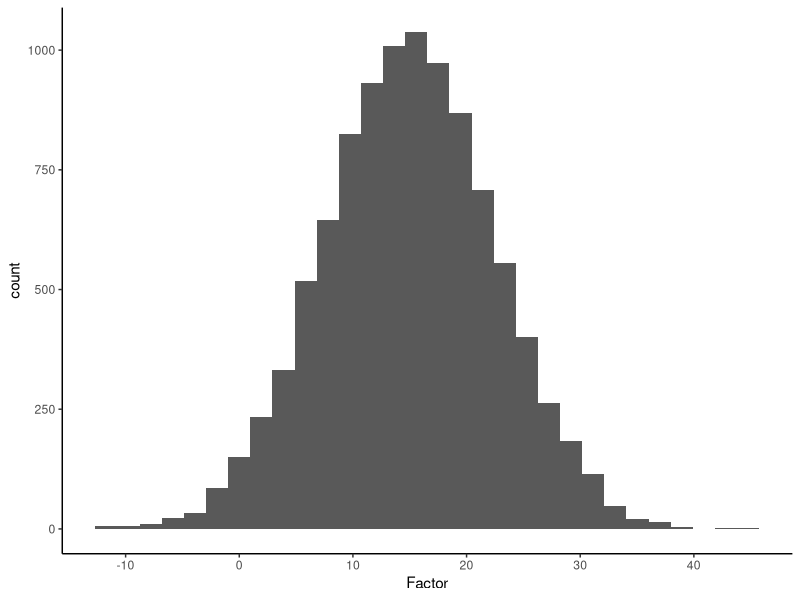
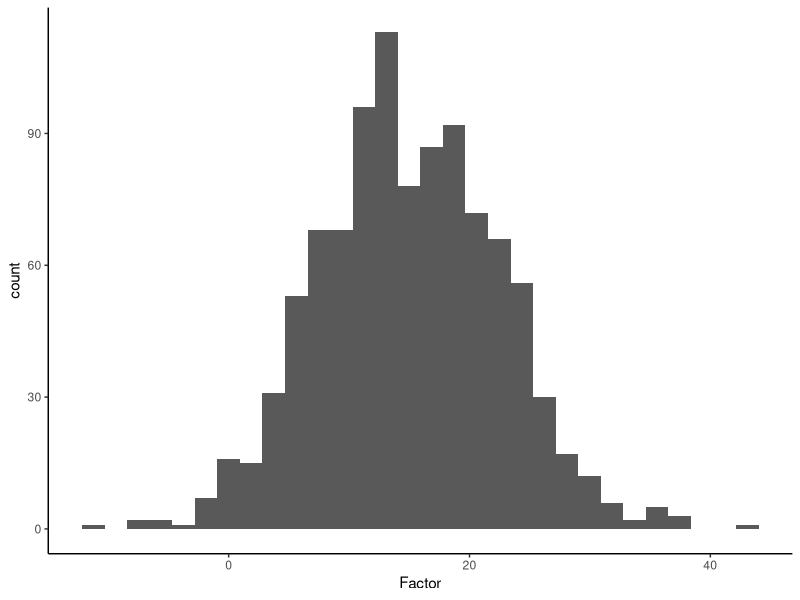
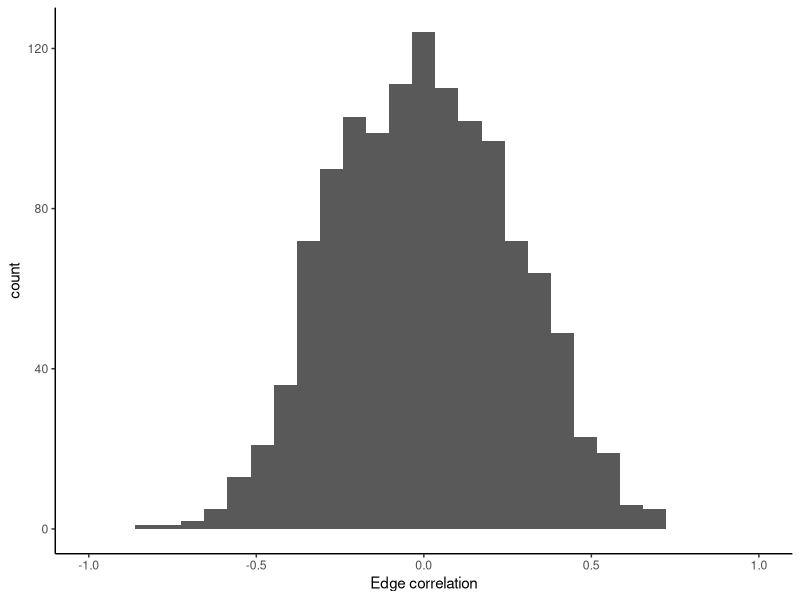

The R source for these figures, in order: (Note: a time limit stopped this script after it produced the figures.)
## ---- chunk 1
knitr::opts_chunk$set(echo = TRUE)


library(ggpubr) #Includes ggarrange
library(MASS)
library(tidyverse) #for ggplot and other data wrangling packages. Must mask MASS for select() and filter() functions 
## ---- chunk 2

#Setting the seed to the year for reproducibility.
set.seed(2022) 

#### Input variables ####

#The parameters below may be scaled to lower computation time.

nPopulation <- 10000; #sample size of our 'population'
nSample <- 1000; #sample size of our 'original sample'
nROIs <- 50; #the number of regions which we are correlating to form our edges.
nEdges <- choose(nROIs,2); #the final number of edges.
binsize <- c(25,33,50, 70, 100,135, 200, 265, 375, 525, 725, 1000); #resample size bins
iter <- 100 #Number of iterations

#### Data generation ####

#Our behavioural factor:
factor <- 15*rnorm(nPopulation, mean = 1, sd = 0.5) 

#initialise matrix with all subjects' edge-correlations.
rmats <- matrix(0, nPopulation,nEdges)

for(s in 1:nPopulation){
#Simulate time-points for each ROI. The number of timepoints here will change the standard deviation of edge-correlations due to sampling variability on random points.
m <- sapply(X = 1:nROIs, FUN = function(x) runif(15))
#We correlate the timepoints of each ROI with each other:
cors <- cor(x = m, method = "pearson")
#We're only interested in one of the off-diagonals, otherwise there'd be duplicates:
rmats[s,] <- cors[upper.tri(cors, diag = FALSE)]
}

#we name each column according to edges; e1 to e1225
colnames(rmats) <- lapply(1:nEdges, FUN = function(x) paste('e',x, sep=""))

#We collate our data now into two null-datasets
#Each matrix has a row for each subject, and a column for the factor, and each edge correlation.

NullPopulation <- cbind(factor, rmats) 

NullSample <- NullPopulation[1:nSample,]

#Here we also compute brain-behaviour associations (edge-factor correlations) for our null-population and null-sample for comparison later. Note in Marek et al. (2022) these are referred to as 'full sample corrs/pvals' shorthanded fscorrs fspvals.

NScorrs <- sapply(X=2:(nEdges+1), FUN=function(x) cor.test(NullSample[,1], NullSample[,x])$estimate)

NSpvals <- sapply(X=2:(nEdges+1), FUN=function(x) cor.test(NullSample[,1], NullSample[,x])$p.value)

NPcorrs <- sapply(X=2:(nEdges+1), FUN=function(x) cor.test(NullPopulation[,1], NullPopulation[,x])$estimate)

NPpvals <- sapply(X=2:(nEdges+1), FUN=function(x) cor.test(NullPopulation[,1], NullPopulation[,x])$p.value)


#### Data visualisation checks ####


#Population Factor histogram (across subjects):
PopFactorHist <- NullPopulation[,1] %>% as.tibble() %>%
  ggplot(aes(x=value)) +
  geom_histogram() +
  labs(x='Factor')+
  theme_classic()
  
PopFactorHist

  #Sample Factor histogram (across subjects):
  PopSampleHist <- NullSample[,1] %>% as.tibble() %>%
    ggplot(aes(x=value)) +
    geom_histogram() +
    labs(x='Factor')+
    theme_classic()
  
  PopSampleHist

#Edge correlations histogram (for one example subject):
EdgeHist <- NullPopulation[2,2:(nEdges+1)] %>% as.tibble() %>%
  ggplot(aes(x=value)) +
  geom_histogram() +
  xlim(-1,1) +
  labs(x='Edge correlation')+
  theme_classic()
  
EdgeHist

## ---- chunk 3
#Here we emulate Marek et al.'s (2022) 'abcd_edgewise_correlation_iterative_reliability_single_factor.m' in R

#### Funciton Definition ####

# Input # 
#binsize defined in the previous chunk.
#iter also defined in the previous chunk.
data <- NullSample # the input will look like our datasets generated above.

rwr.edgewise.corrs <- function(data, binsize, iter){
  
  data <- as.matrix(data) #make matrix for numeric indexing.
  nEdges <- (dim(data)[2]-1) #extract number of edges from dataset
  nSubjects <- dim(data)[1] #extract number of subjects from dataset
  
  #Initialise data matrices; we want to output a 3-dimensional matrix, with size [nEdges x nIterations x nBins]
  corrs <-array(0, c(nEdges, iter, length(binsize)))
  pvals <-array(0, c(nEdges, iter, length(binsize)))
  
  for(i in 1:iter){
  for(b in 1:length(binsize)){
    #We resample by indexing; this is done with replacement.
    idx <- sample(c(1:nSubjects), binsize[b], replace=TRUE)  
    resample <- data[idx,]
    
    #We then calculate edge-behaviour pvalues and correlations
    
    #Over the list of all edges we perform correlations with the behavioural factor across the resample subjects;we extract pvalues and correlations as lists.
    
    temp_Pearson <- sapply(X=2:(nEdges+1), FUN=function(X) cor.test(resample[,1], resample[,X])[3:4]) #Performing correlations list-wise and outputting a string with [3] pvalues and [4] estimates, which is 2*nEdges long, with pvalues on odd rows and correlations on even rows:
    
     pvals[,i,b] <- sapply(X=1:(nEdges), FUN=function(X) as.numeric(temp_Pearson[2*X-1]))
    
   corrs[,i,b] <- sapply(X=1:(nEdges), FUN=function(X) as.numeric(temp_Pearson[2*X]))  

  }
  }
  
  out <- list()
  
  out$corrs <- corrs
  out$pvals <- pvals
  out$example <- resample
    
  return(out)
}

#### Calculating edgewise correlations ####
NullSampleOut <- rwr.edgewise.corrs(NullSample, binsize, iter)

NullPopulationOut <- rwr.edgewise.corrs(NullPopulation, binsize, iter)

## ---- chunk 4
#We compare an original sample to a resample with replacement (up to full sample size); here we scatter a single edge against behavioural factors

os_scatter <- NullSample %>% as.tibble() %>% dplyr::select(factor, e1) %>%
  ggplot(aes(x=factor, y=e1)) +
  geom_point(colour=4, alpha=0.3) +
  geom_smooth(method=lm, colour="black", se=FALSE)+
  labs(title="Original Sample, N=1,000", y="Edge 1 connectivity", x="Behavioural factor")+
  stat_cor(method="pearson")+
  ylim(-1,1)+
  theme_classic()

rs_scatter <- NullSampleOut$example %>% as.tibble() %>% select(factor, e1) %>%
  ggplot( aes(x=factor, y=e1)) +
  geom_point(colour=4, alpha=0.3) +
  geom_smooth(method=lm, colour="black", se=FALSE)+
  labs(title="Resample, N=1,000", y="Edge 1 connectivity", x="Behavioural factor")+
  stat_cor(method="pearson")+
  ylim(-1,1)+
  theme_classic()
  

figure1<-ggarrange(os_scatter, rs_scatter, nrow=1, labels=c('a','b'))

ggsave('Fig1.png', 
       (figure1),bg='transparent',  width = 20, height = 10, dpi = 900, units = "cm", device='png')


ResampleUnique <- NullSampleOut$example %>% as.tibble() %>% select(e1) %>% unique()

prop_distinct<-dim(ResampleUnique)[1]/1000
prop_duplicate <- 1-prop_distinct


## ---- chunk 5
#Comparing orignial sample to a resample with replacement (up to full sample size); plotting a histogram of a single edge across all subjects, a histogram for 

#Original sample (simulated null-sample)
os_edgeHist  <- NullSample %>% as.tibble() %>% select(e1) %>%
  ggplot(aes(x=e1)) +
  geom_histogram(binwidth = 0.1, colour="black", fill=4, alpha=0.5) +
  xlim(-1,1) +
  ylim(0,150)+
  labs(subtitle="Original Sample, N=1,000", x="Edge 1 connectivity", y="Frequency")+
  theme_classic()

os_corrsHist  <- NScorrs %>% as.tibble() %>%
  ggplot(aes(x=value)) +
  geom_histogram(colour="black", fill=4, alpha=0.5, binwidth=0.01) +
  labs(subtitle="Original Sample, N=1,000", x="brain-behaviour correlation", y="Frequency")+
   coord_cartesian(xlim = c(-0.15,0.15), ylim=c(0,150))+
  stat_function(fun = function(x) dnorm(x, mean = mean(NScorrs), sd = sd(NScorrs)) * 12.25)+
  theme_classic()

os_pvalHist  <- NSpvals %>% as.tibble() %>%
  ggplot(aes(x=value)) +
  geom_histogram(binwidth = 0.01, colour="black", fill=4, alpha=0.5, size=0.2) +
  labs(subtitle="Original Sample, N=1,000", x="brain-behaviour p-value", y="Frequency")+
  coord_cartesian(xlim = c(0,1), ylim=c(0,50))+
  theme_classic()


#Resample
rs_edgeHist <- NullSampleOut$example %>% as.tibble() %>% select(e1) %>%
  ggplot(aes(x=e1)) +
  geom_histogram(binwidth = 0.1, colour="black", fill=4, alpha=0.5) +
  xlim(-1,1) +
  labs(subtitle="Resample, N=1,000", x="Edge 1 connectivity", y="Frequency")+
  theme_classic()

rs_corrsHist  <- NullSampleOut$corrs[,iter,length(binsize)] %>% as.tibble() %>%
  ggplot(aes(x=value)) +
  geom_histogram(binwidth = 0.01, colour="black", fill=4, alpha=0.5) +
  labs(subtitle="Resample, N=1,000", x="brain-behaviour correlation", y="Frequency")+
   coord_cartesian(xlim = c(-0.15,0.15), ylim=c(0,150))+
  stat_function(fun = function(x) dnorm(x, mean = mean(NScorrs), sd = sqrt(sd(NScorrs)^2+sd(NullSampleOut$corrs[1, ,length(binsize)])^2) ) * nEdges * 0.01) + #Note this is scaled by number of edges * binwidth
  theme_classic()

rs_pvalHist  <-NullSampleOut$pvals[,iter,length(binsize)] %>% as.tibble() %>%
  ggplot(aes(x=value)) +
  geom_histogram(binwidth = 0.01, colour="black", fill=4, alpha=0.5, size=0.2) +
  coord_cartesian(xlim = c(0,1), ylim=c(0,50))+
  labs(subtitle="Resample, N=1,000", x="brain-behaviour p-value", y="Frequency")+
  theme_classic()

figure2 <- ggarrange(os_edgeHist, os_corrsHist, os_pvalHist, rs_edgeHist, rs_corrsHist, rs_pvalHist, nrow=2, ncol=3, labels=c("a","b","c","d","e","f"))


ggsave('Fig2.png', 
       (figure2),bg='transparent',  width = 20, height = 10, dpi = 900, units = "cm", device='png')

#Reporting mean and standard distribution

 fit_os_edges <- NullSample %>% as.tibble() %>% select(e1) %>% as.matrix %>% MASS::fitdistr('normal')
 
 fit_os_edges$estimate

 
 fit_rs_edges <- NullSampleOut$example %>% as.tibble() %>% select(e1) %>% as.matrix %>% MASS::fitdistr('normal')
 
 fit_rs_edges$estimate
 
  fit_os_corrs <- NScorrs %>% MASS::fitdistr('normal')
 
 fit_os_corrs$estimate

 
 fit_rs_corrs <- NullSampleOut$corrs[,iter,length(binsize)] %>% MASS::fitdistr('normal')
 
 fit_rs_corrs$estimate
## ---- chunk 6

#comparing how one edge is distributed across iterations for resampling from null-sample vs resampling from null-population

max<-which(NScorrs==max(NScorrs))

max_np<-which(NPcorrs==max(NPcorrs))

NSedgeIterHist <- NullSampleOut$corrs[max, ,length(binsize)] %>% as.tibble() %>%
  ggplot(aes(x=value)) +
  geom_histogram(colour="black", fill=4, alpha=0.5, binwidth=0.01) +
  geom_vline(xintercept=NScorrs[max])+
  stat_function(fun = function(x) dnorm(x, mean = mean(NullSampleOut$corrs[max, ,length(binsize)]), sd = sd(NullSampleOut$corrs[max, ,length(binsize)]) ) * iter * 0.01) + #note this is scaled by number of iterations * binwidth
  geom_text(aes(NScorrs[max],18,label = paste("r =",round(NScorrs[max],3)), vjust = 1, hjust=-.2)) +
  labs(subtitle="Null-sample resampling N=1,000", x=paste("brain-behaviour correlation", max), y="Frequency")+
  coord_cartesian(xlim = c(-0.2,0.2), ylim=c(0,20))+
  theme_classic()


NPedgeIterHist <- NullPopulationOut$corrs[max_np, ,length(binsize)] %>% as.tibble() %>%
  ggplot(aes(x=value)) +
   geom_histogram(colour="black", fill=4, alpha=0.5, binwidth=0.01) +
    geom_vline(xintercept=NPcorrs[max_np])+
  geom_text(aes(NPcorrs[max_np],18,label = paste("r =",round(NPcorrs[max_np],3)), vjust = 1, hjust=-.2)) +
  labs(subtitle="Null-population resampling N=1,000",  x=paste("brain-behaviour correlation", max_np), y="Frequency")+
   coord_cartesian(xlim = c(-0.2,0.2), ylim=c(0,20))+
  theme_classic()


figure3 <- ggarrange(NSedgeIterHist, NPedgeIterHist, labels=c('a','b'))

ggsave('Fig3.png', 
       (figure3),bg='transparent',  width = 20, height = 8, dpi = 900, units = "cm", device='png')
## ---- chunk 7
#Simulating non-Gaussian data through copulas - adapting https://uk.mathworks.com/help/stats/simulating-dependent-random-variables-using-copulas.html 

#The idea of a copula is to use a cumulative distribution function as a map between a uniform distribution and a given distribution. It has been shown that this map conserves covariation [CITE], allowing us to generate uniformly distributed multivariate data with specified covariance through normal or t-distributions. Here we simulate coviariance via a normal distribution, following https://www.r-bloggers.com/2015/10/modelling-dependence-with-copulas-in-r/, and marginal distributions using our previously simulated data.


#Similar to our null-population and null-sample simulation, we generate the correlations for the null-population (N=10,000) and then take a subset of these for our null-sample (N=1,000).


#Input: Most input is taken from our null-data simulations.

rho1 <- 0.2 #Size of the first 'true' effect size
rho2 <- 0.4 #Size of the second 'true' effect size
nTrue <- 1+100 #Number of true effects simulated.1 behavioural factor + 100 edges resulting in 100 'true' brain-behaviour effects.


#Generating uniform multivariate data from a t-distribution

#Scale Matrices generated below:

#Notice these must be positive-definite symmetric matrices, but also having effect sizes in the first row and first column (if our first variable represents behavioural factors). This is most easily achieved by simply letting every off-diagonal be the effect size, although we note that then edges will technically covary with each other, but this will not concern our analysis.


covMat1 <- matrix(rho1, nTrue,nTrue)
covMat2 <- matrix(rho2, nTrue, nTrue)

#inserting 1s along the diagonals:
for(i in 1:nTrue){
  covMat1[i,i] <-1
  covMat2[i,i] <-1
}

#Generating multivariate data, normally distributed:
z1 <- MASS::mvrnorm(nPopulation, mu=rep(0,nTrue), Sigma=covMat1, empirical=T)

z2 <- MASS::mvrnorm(nPopulation, mu=rep(0,nTrue), Sigma=covMat2, empirical=T)

u1<- pnorm(z1) #Mapping normally distributed data to uniform data.

u2<- pnorm(z2) #Mapping normally distributed data to uniform data.

hist(u1[1]) #Check uniformity is as expected.
hist(u2[1])

#Initialise our copula sample multivariate data:
copula1 <- array(0, c(nPopulation, nTrue))
copula2 <- array(0, c(nPopulation, nTrue))

for (v in 1:nTrue){
  invEDF<-sort(NullPopulation[,v]) #Empirical (cumulative) distribution function from our simulated data. 
copula1[,v] <- invEDF[ceiling(length(invEDF)*u1[,v])] #Send data generated through inverse CDF and empirical CDF
copula2[,v] <- invEDF[ceiling(length(invEDF)*u2[,v])] #Send 
}

colnames(copula1) <- colnames(NullPopulation[,1:nTrue])
colnames(copula2) <- colnames(NullPopulation[,1:nTrue])

#Finally we collate the covarying data with our random samples so that only a proportion of effects are random.

copulaPopulation1 <- cbind(copula1,NullPopulation[,(nTrue+1):(nEdges+1)])

copulaPopulation2 <- cbind(copula2,NullPopulation[,(nTrue+1):(nEdges+1)])

copulaSample1 <- copulaPopulation1[1:1000,]

copulaSample2 <- copulaPopulation2[1:1000,]


##Supplementary? figure of scattered effect
cs1_scatter <- copulaSample1 %>% as.tibble() %>% select(factor, e1) %>%
  ggplot( aes(x=factor, y=e1)) +
  geom_point(colour=4, alpha=0.3) +
  geom_smooth(method=lm, colour="black", se=FALSE)+
  labs(title="Original Sample, N=1,000", y="Edge 1 connectivity", x="Behavioural factor")+
  stat_cor(method="pearson")+
  ylim(-1,1)+
  theme_classic()

cs2_scatter <- copulaSample2 %>% as.tibble() %>% select(factor, e1) %>%
  ggplot( aes(x=factor, y=e1)) +
  geom_point(colour=4, alpha=0.3) +
  geom_smooth(method=lm, colour="black", se=FALSE)+
  labs(title="Original Sample, N=1,000", y="Edge 1 connectivity", x="Behavioural factor")+
  stat_cor(method="pearson")+
  ylim(-1,1)+
  theme_classic()


ggarrange(cs1_scatter,cs2_scatter) #Visualising effect sizes in scatter plots


#We now also calculate brain-behaviour correlations for our population and sample:

cs1corrs <- sapply(X=2:(nEdges+1), FUN=function(x) cor.test(copulaSample1[,1], copulaSample1[,x])$estimate)
  
cs1pvals <- sapply(X=2:(nEdges+1), FUN=function(x) cor.test(copulaSample1[,1], copulaSample1[,x])$p.value)

cs2corrs <- sapply(X=2:(nEdges+1), FUN=function(x) cor.test(copulaSample2[,1], copulaSample2[,x])$estimate)
  
cs2pvals <- sapply(X=2:(nEdges+1), FUN=function(x) cor.test(copulaSample2[,1], copulaSample2[,x])$p.value)

cp1corrs <- sapply(X=2:(nEdges+1), FUN=function(x) cor.test(copulaPopulation1[,1], copulaPopulation1[,x])$estimate)
  
cp1pvals <- sapply(X=2:(nEdges+1), FUN=function(x) cor.test(copulaPopulation1[,1], copulaPopulation1[,x])$p.value)

cp2corrs <- sapply(X=2:(nEdges+1), FUN=function(x) cor.test(copulaPopulation2[,1], copulaPopulation2[,x])$estimate)
  
cp2pvals <- sapply(X=2:(nEdges+1), FUN=function(x) cor.test(copulaPopulation2[,1], copulaPopulation2[,x])$p.value)


#And perform the iterative resampling with replacement
cs1out<- rwr.edgewise.corrs(copulaSample1, binsize, iter)

cs2out<- rwr.edgewise.corrs(copulaSample2, binsize, iter)

cp1out<- rwr.edgewise.corrs(copulaPopulation1, binsize, iter)

cp2out<- rwr.edgewise.corrs(copulaPopulation2, binsize, iter)


## ---- chunk 8

#Here we are adapting Marek et al.'s 2022 'abcd_statistical_errors.m' file to R

#VARIABLES#

ogpvals <- NSpvals #original sample or population correlations we check against. We code with null sample data as an example.
ogcorrs <- NScorrs
rwrout <- NullSampleOut #input to the function will be the output of rwr.edgewise.corrs, this should be in correspondence with the data chosen above.
thr <- c(.05, .01, .001, .0001, .00001, .000001, .0000001) #significance thresholds, ranging from .05 to 10^-7
mag <- c(0.5, 1, 2) #magnitudes of inflation; 50%, 100%, and 200% as in Marek et al. (2022) fig 3b.

#Function definition#

statErrors <- function(ogpvals, ogcorrs, rwrout, thr, mag){#admittedly too many inputs, but 
  #Initialise matrices
  
  type1<- array(0,c(dim(rwrout$corrs)[3],length(thr))) #nResampleSizeBins x nThresholds
  type2 <- type1 #Same dimensions as type1
  power <- type1 #Same dimensions as type1
  typeS <- type1 #Same dimensions as type1
  typeM <- array(0, c(dim(rwrout$corrs)[3],length(thr),length(mag)))
  
  for (a in 1:length(thr)){ #Looping over our thresholds
    sigidx<-c() #initialise our significant edge index
    sigidx <- ogpvals < thr[a] #Find significant brain-behaviours in original sample according to a given threshold.
    diridx <- c() #initialise our direction index
    diridx <- ogcorrs > 0 #positive correlations are TRUE (1) and negative are FALSE (0)
  
      for (b in 1:dim(rwrout$pvals)[3]){ #Looping over the resample size bins
type1[b,a] <- sum(rwrout$pvals[!sigidx, ,b]<thr[a])/(iter*sum(!sigidx)) #proportion of originially non-significant edges which are significant in the resample, averaged over all iterations.
        
type2[b,a] <- sum(rwrout$pvals[sigidx,,b]>=thr[a])/(iter*sum(sigidx)) #proportion of originally significant edges which are non-significant in the resample, averaged over all iterations. Note this returns NaN when no edges pass the iteration threshold in the original sample.
   
power[b,a] <- 1-type2[b,a] #power = 1-false negative rates

typeS[b,a] <- (sum(rwrout$corrs[diridx,,b]<0)/(iter*sum(diridx)) + sum(rwrout$corrs[!diridx,,b]>0)/(iter*sum(!diridx)))/2 #Proportion of of correlations with opposite correlation sign in the resample versus original sample. (here we average over positive -> negative and negative -> positive, and across all iterations)

#### the next 'statistical errors' require more work: ####

for (m in 1:length(mag)){#Inflation (Type M) requires another 'for' loop over the inflation magnitude thresholds
  still_sig <- rwrout$pvals[sigidx, ,b]<thr[a] #For each originially significant correlation, extract only those significant in the resamples; across iterations for a given resample size bin.
resigcorrs <- rwrout$corrs[sigidx, ,b][still_sig] # a string of correlations which are significant again across all iterations of a resample size

ogresigcorrs <- replicate(iter, as.numeric(ogcorrs[sigidx]))[still_sig] # a string of correlations in the original sample which correspond to those significant again in each iteration for a given resample size bin. 

ifelse(length(ogresigcorrs)==0,ogresigcorrs<-NA, ogresigcorrs<-ogresigcorrs)  #when there are no significant correlations in any of the resample iterations, R returns numeric(0) instead of NaN. Similarly when there are no significant correlations in the original sample (under a given threshold) ogresigcorrs returns list(). In both cases the length is 0, so we fix this here for the code below.


typeM[b,a,m] <-sum(abs(resigcorrs)>abs(ogresigcorrs*(1+mag[m])))/length(resigcorrs) #proportion of correlations which are significant both originally and in the resample (according to significance threshold alpha) and inflated (according to inflation threshold given by magnitude) averaged over iterations for each resample size bin.
}

#We calculate replication rates (as in Marek et al. 2022 fig 3.e) in the next chunk as these require iterative resampling again and are very time consuming. 

      }
  }
  out<- list()
  
  out$type1 <- type1
  out$type2 <- type2
  out$power <- power
  out$typeS <- typeS
  out$typeM <- typeM
  out$repli <- NA #This is calculated later, see below.
  return(out)
}


## Calculating statistical errors (SE) ##
NullSampleSE <- statErrors(NSpvals, NScorrs, NullSampleOut, thr, mag)
NullPopulationSE <- statErrors(NPpvals, NPcorrs, NullPopulationOut, thr, mag)
cs1SE <-statErrors(cs1pvals, cs1corrs, cs1out, thr, mag)
cs2SE <- statErrors(cs2pvals, cs2corrs, cs2out, thr, mag)
cp1SE <-statErrors(cp1pvals, cp1corrs, cp1out, thr, mag)
cp2SE <- statErrors(cp2pvals, cp2corrs, cp2out, thr, mag)
## ---- chunk 9

#Variables 


  
ogsample <- NullSample #Original sample, used for replication rate graph.
repli_binsize <- c(25, 33, 50, 70, 100, 135, 200, 265, 375, 500) #Cutting binsize 'short' at 500, or whichever is half of the original sample size. May need adjusting.
thr <- c(.05, .01, .001, .0001, .00001, .000001, .0000001) #significance thresholds, ranging from .05 to 


#Function definition#
repli_rate <- function(ogsample, repli_binsize, thr){

#Initialise output 
out <- array(0,c(length(repli_binsize),length(thr))) #an nBinsize X nThr matrix; we have an estimate for each binsize, and draw a line for each threshold.
  
#Replication rate requires performing binsize iterations again, now on a discovery and replication sample; we split our original sample in half; calculate correlations and p-values. Then on each sample we perform the resampling up to half the sample size.

discovery <- ogsample[1:(dim(ogsample)[1]/2),]
replication <- ogsample[(dim(ogsample)[1]/2+1):dim(ogsample)[1],]

#We now need to calculate 'original sample' correlations for our discovery and replication sample.
disco_corrs <- sapply(X=2:(nEdges+1), FUN=function(x) cor.test(discovery[,1], discovery[,x])$estimate)

disco_pvals <- sapply(X=2:(nEdges+1), FUN=function(x) cor.test(discovery[,1], discovery[,x])$p.value)

repli_corrs <- sapply(X=2:(nEdges+1), FUN=function(x) cor.test(replication[,1], replication[,x])$estimate)

repli_pvals <- sapply(X=2:(nEdges+1), FUN=function(x) cor.test(replication[,1], replication[,x])$p.value)

#we then perform iterative resampling with replacement at each repli_binsize, calculating p-values and correlations for these:

disco_rwr <- rwr.edgewise.corrs(discovery, repli_binsize, iter)
repli_rwr <- rwr.edgewise.corrs(replication, repli_binsize, iter)

discovery_sig_idx <- array(0, dim = c(100,2)) #initialise matrix  

for (a in 1:length(thr)){ #Looping over our thresholds

  for (b in 1:length(repli_binsize)){ #Looping over the resample size bins

discovery_sig_idx <- disco_rwr$pvals[, , b] < thr[a]

out[b,a] <- sum( (repli_rwr$pvals[ , ,b])[discovery_sig_idx] < thr[a] )/(sum(discovery_sig_idx)) #proportion of originially non-significant edges which are significant in the resample, averaged over all iterations.
      }

    }

return(out)

}

NullSampleSE$repli <- repli_rate(NullSample, repli_binsize, thr)


## ---- chunk 10
#Here we visualise consequences of resampling with replacement on statistical power.

dataSE<-NullSampleSE

power_figure <- function(dataSE){
  
  colnames(dataSE$power) <- thr
  
  wrangle <- dataSE$power %>%
    as.tibble() %>% #tibble for ggplot 
    pivot_longer(cols= colnames(dataSE$power), names_to = 'alpha', values_to='power') %>% #allows grouping by significance thresholds
    mutate(resize = rep(binsize[1:12], each=length(thr)), alpha=factor(alpha, levels=thr)) %>% #Add a column for resample size bins (our x-axis)
    group_by(alpha) #group_by for distinct lines.
  
  out <- wrangle %>% ggplot() + 
  geom_line(aes(x=resize, y=power, colour=alpha)) + 
  theme_classic() + 
  scale_y_continuous(limits=c(0,1),breaks=c(0,0.1,0.2, 0.3, 0.4, 0.5, 0.6, 0.7,0.8,0.9,1), labels=c('0%','10%','20%','30%','40%','50%', '60%', '70%', '80%','90%','100%'))+ 
  scale_x_continuous(breaks=binsize, trans='log10') + scale_fill_discrete(labels=thr) + labs(y='Statistical Power', x='Resample size (log scale)', colour='\U003B1') +
  scale_colour_brewer(palette='Blues', labels=c(expression(paste(0.05))," "," "," "," ",expression(paste(10^{-7}))))+ 
  guides(colour = guide_coloursteps(even.steps=TRUE, show.limits=FALSE,direction= 'horizontal',reverse=0, barheight = unit(0.3, "cm"), barwidth=unit(2.1,"cm"),label.position='top', title.position="top", title="\U003B1 (threshold)"))+theme(legend.position=c(0.17,0.35))
  return(out)
}

#Generate figures:
NSpower<-power_figure(NullSampleSE) + labs(subtitle=paste('\U03C1=0 N=',nSample, sep=""))
NPpower<-power_figure(NullPopulationSE)  + labs(subtitle=paste('\U03C1=0 N=',nPopulation, sep=""))
CS1power<- power_figure(cs1SE)+ labs(subtitle=paste('\U03C1=0.2 N=',nSample, sep=""))
CS2power<- power_figure(cs2SE) + labs(subtitle=paste('\U03C1=0.2 N=',nSample, sep=""))
CP1power<- power_figure(cp1SE)  + labs(subtitle=paste('\U03C1=0.4 N=',nPopulation, sep=""))
CP2power<- power_figure(cp2SE) + labs(subtitle=paste('\U03C1=0.4 N=',nPopulation, sep=""))

#We also plot the differences:
diff0<-list()
diff1<-list()
diff2<- list() #initialise figure input
diff0$power <- NullSampleSE$power - NullPopulationSE$power
diff1$power <- cs1SE$power-cp1SE$power
diff2$power <- cs2SE$power-cp2SE$power

diff0power <-power_figure(diff0)+ labs(subtitle='\U03C1 = 0, difference')
diff1power <-power_figure(diff1)+ labs(subtitle='\U03C1 = 0.2, difference')
diff2power <-power_figure(diff2)+ labs(subtitle='\U03C1 = 0.4, difference')

figure4 <- ggarrange(
NSpower+labs(title=" \n "), NPpower+labs(title=" \n "), diff0power+labs(title=" \n "),
CS1power, CP1power, diff1power+scale_y_continuous(limits=c(-0.2,0.8),breaks=c(-0.2,-0.1,0,0.1,0.2, 0.3, 0.4, 0.5, 0.6, 0.7,0.8), labels=c('-20%','-10%','0%','10%','20%','30%','40%','50%', '60%', '70%', '80%')),
CS2power, CP2power,diff2power+scale_y_continuous(limits=c(-0.2,0.8),breaks=c(-0.2,-0.1,0,0.1,0.2, 0.3, 0.4, 0.5, 0.6, 0.7,0.8), labels=c('-20%','-10%','0%','10%','20%','30%','40%','50%', '60%', '70%', '80%')),
nrow=3,ncol=3, common.legend=FALSE, labels=c('Resampling from sample:\n a','Resampling from population:\n b',"Bias inferred from differences:\n c", 'd','e','f','g','h','i')
)

ggsave('Fig4.png', 
       (figure4),bg='transparent',  width = 35, height = 25, dpi = 900, units = "cm", device='png')


## ---- chunk 11
#Shamelessly referring to wikipedia here: https://en.wikipedia.org/wiki/Student%27s_t-distribution
#Valuable resource for understanding how this distribution is related (approaching as N grows) to the Gaussian distribution.

#For our adjusted p-value, we 'manually' calculate p-values according to the resample null-distribution for a given original sample size and resample size.

#Here's a small walk-through before implementing this in our adjusted resampling-with-replacement pearson correlations.
n <- 1000 #original full sample size
nr <- 1000 #an example resample size

distributions_plot <- function(n, nr){


primary_dist <- function(x){(1-x^2)^((n-4)/2)/beta(1/2,(n-2)/2)} #exact null-distribution of Pearson correlations on n points (sample size). 'RED' in the graph below

secondary_dist <- function(x){(1-x^2)^((nr-4)/2)/beta(1/2,(nr-2)/2)} #exact null-distribution of Pearson correlation on nr points (resample size). 'BLUE' in the graph below; may completely cover the red primary distribution.

primary_var_int <- function(x){x^2*((1-x^2)^((n-4)/2)/beta(1/2,(n-2)/2))}#variance given by the integral of (x^2-mean)*f(x), here the mean is 0.  

secondary_var_int <- function(x){x^2*((1-x^2)^((nr-4)/2)/beta(1/2,(nr-2)/2))} #as above, now for our secondary distribution, based on the resample size nr.

var1 <- integrate(primary_var_int, -1,1)$value #variance of a continuous function, namely the probability distribution of Pearsons on n points.

var2 <- integrate(secondary_var_int, -1,1)$value #variance of a continuous function, namely the probability distribution of Pearsons on nr points.

PDF <- function(x){dnorm(x, mean=0, sd=sqrt(var1+var2))} #our resulting probability density function (distribution), whenever the secondary distributions are nested within the first distribution, modelled via a Gaussian. 'BLACK' in the graph below.

#p <- 2*integrate(PDF, abs(r), Inf)$value #p-value of example r given above.

sd_prop <- sqrt(var2)/sqrt(var1+var2) #standard deviation of resample as a proportion of the resulting distribution.

ggplot()+ 
  stat_function(fun=PDF, colour='black', alpha=1)+
  stat_function(fun=primary_dist, colour='red', alpha=0.5)+
  stat_function(fun=secondary_dist, colour='blue', alpha=0.5)+
  xlim(-.2,.2)+
  labs(subtitle=paste("sample size = ", n, ", resample size = ", nr, sep = ""), x="correlation", y="frequency")+
  theme_classic()
}

test <- ggarrange(distributions_plot(1000,100),distributions_plot(1000,500),distributions_plot(1000,1000), nrow=1)

ggsave('ExtFig3.png', 
       test,bg='transparent',  width = 35, height = 10, dpi = 900, units = "cm", device='png')


## We animate this in a separate Rmarkdown file.
## ---- chunk 12
##### FUNCTION DEFINITION  ####

adj.rwr.edgewise.corrs <- function(data, binsize, iter){
  
  data <- as.matrix(data) #make matrix for numeric indexing.
  nEdges <- (dim(data)[2]-1) #extract number of edges from dataset
  nSubjects <- dim(data)[1] #extract number of subjects from dataset
  
  #Initialise data matrices; we want to output a 3-dimensional matrix, with size [nEdges x nIterations x nBins]
  corrs <-array(0, c(nEdges, iter, length(binsize)))
  pvals <-array(0, c(nEdges, iter, length(binsize)))
  ts <-array(0, c(nEdges, iter, length(binsize)))
  vals <-array(0, c(nEdges, iter, length(binsize)))
  

  for(b in 1:length(binsize)){
      for(i in 1:iter){
    #We resample by indexing; this is done with replacement.
    idx <- sample(c(1:nSubjects), binsize[b], replace=TRUE)  
    resample <- data[idx,]
    
    #We then calculate edge-behaviour pvalues and correlations
    
    #Over the list of all edges we perform correlations with the behavioural factor across the resample subjects;we extract pvalues and correlations as lists.
    
    temp_Pearson <- sapply(X=2:(nEdges+1), FUN=function(X) cor.test(resample[,1], resample[,X])[3:4]) #Performing correlations list-wise and outputting a string with [3] pvalues and [4] estimates, which is 2*nEdges long, with pvalues on odd rows and correlations on even rows:
    
   corrs[,i,b] <- sapply(X=1:(nEdges), FUN=function(X) as.numeric(temp_Pearson[2*X]))  

#Manual adjusted p-values. We know the exact distribution of random pearson correlations and can find the variance of these. We then sum their variance to obtain an adjusted gaussian null distribution, adj_null.  Then we compute p-values via p=2*P(|t|>T) where T is the resulting null-distribution after resampling with replacement.

n_exact_sd_int <- function(x){x^2*((1-x^2)^((nSubjects-4)/2)/beta(1/2,(nSubjects-2)/2))}

nr_exact_sd_int <- function(x){x^2*((1-x^2)^((binsize[b]-4)/2)/beta(1/2,(binsize[b]-2)/2))}

var1 <- integrate(n_exact_sd_int, -1,1)$value

var2 <- integrate(nr_exact_sd_int, -1,1)$value

adj_null <- function(x){dnorm(x, mean=0, sd=sqrt(var1+var2))} #our resulting probability density function
r <- 0.1 #a given correlation
p <- integrate(PDF, abs(r), Inf) #p-value

for (e in 1:nEdges){
 pvals[e,i,b]<- 2*integrate(adj_null, abs(corrs[e,i,b]), Inf)$value #two-tailed p-value.
}


    }
  }

  out <- list()
  
  out$corrs <- corrs
  out$pvals <- pvals
  out$example <- resample
    
  return(out)
}


AdjNullSampleOut <- adj.rwr.edgewise.corrs(NullSample,binsize,iter)
## ---- chunk 13

#Resample with replacement with corrected p-values: Null Sample
NullSampleAdj <- adj.rwr.edgewise.corrs(NullSample,binsize,iter)



SEadjNS <- statErrors(NSpvals, NScorrs, AdjNullSampleOut, thr, mag)

adj_NS_type1_fig <- type1_figure(SEadjNS)
adj_NS_type2_fig <- type2_figure(SEadjNS)
adj_NS_typeS_fig <- typeS_figure(SEadjNS)
adj_NS_typeM_fig <- typeM_figure(SEadjNS)
adj_NS_power_fig <- power_figure(SEadjNS)


adj_NS_repli_fig <- repli_figure(SEadjNS)


#True effect adjusted p-values 
trueNSadj <- adj.rwr.edgewise.corrs(copulaSample1, binsize, iter) #our copula sample with 100 edges true effect size 0.2 . 
trueCS2adj <-adj.rwr.edgewise.corrs(copulaSample2, binsize, iter) #our copula sample with 100 edges true effect size 0.4 .

SEadjCS <- statErrors(cs1pvals, cs1corrs, trueNSadj, thr, mag)
SEadjCS2 <- statErrors(cs2pvals, cs2corrs, trueCS2adj, thr, mag)

adj_CS_type1_fig <- type1_figure(SEadjCS)
adj_CS_type2_fig <- type2_figure(SEadjCS)
adj_CS_typeS_fig <- typeS_figure(SEadjCS)
adj_CS_typeM_fig <- typeM_figure(SEadjCS)
adj_CS_power_fig <- power_figure(SEadjCS)

CP1power

adj_CS2_power_fig <- power_figure(SEadjCS2)

CP2power


ggarrange(adj_CS2_power_fig, CP2power)
## ---- chunk 14
#Comparing orignial sample to a resample with replacement (up to full sample size); plotting a histogram of a single edge across all subjects, a histogram for 

#Original sample (simulated null-sample)
sup_os_edgeHist  <- NullSample %>% as.tibble() %>% select(e1) %>%
  ggplot(aes(x=e1)) +
  geom_histogram(binwidth = 0.1, colour="black", fill=4, alpha=0.5) +
  xlim(-1,1) +
  ylim(0,150)+
  labs(subtitle="Original Sample, N=1,000", x="Edge 1 connectivity", y="Frequency")+
  theme_classic()

sup_os_corrsHist  <- NScorrs %>% as.tibble() %>%
  ggplot(aes(x=value)) +
  geom_histogram(colour="black", fill=4, alpha=0.5, binwidth=0.01) +
  labs(subtitle="Original Sample, N=1,000", x="brain-behaviour correlation", y="Frequency")+
   coord_cartesian(xlim = c(-0.15,0.15), ylim=c(0,150))+
  theme_classic()

sup_os_pvalHist  <- NSpvals %>% as.tibble() %>%
  ggplot(aes(x=value)) +
  geom_histogram(binwidth = 0.01, colour="black", fill=4, alpha=0.5, size=0.2) +
  labs(subtitle="Original Sample, N=1,000", x="brain-behaviour p-value", y="Frequency")+
  coord_cartesian(xlim = c(0,1), ylim=c(0,50))+
  theme_classic()


#Resample
sup_rs_edgeHist <- NullPopulationOut$example %>% as.tibble() %>% select(e1) %>%
  ggplot(aes(x=e1)) +
  geom_histogram(binwidth = 0.1, colour="black", fill=4, alpha=0.5) +
  xlim(-1,1) +
  labs(subtitle="Null-population Resample, N=1,000", x="Edge 1 connectivity", y="Frequency")+
  theme_classic()

sup_rs_corrsHist  <- NullPopulationOut$corrs[,iter,length(binsize)] %>% as.tibble() %>%
  ggplot(aes(x=value)) +
  geom_histogram(binwidth = 0.01, colour="black", fill=4, alpha=0.5) +
  labs(subtitle="Null-population Resample, N=1,000", x="brain-behaviour correlation", y="Frequency")+
   coord_cartesian(xlim = c(-0.15,0.15), ylim=c(0,150))+
  theme_classic()

sup_rs_pvalHist  <-NullPopulationOut$pvals[,iter,length(binsize)] %>% as.tibble() %>%
  ggplot(aes(x=value)) +
  geom_histogram(binwidth = 0.01, colour="black", fill=4, alpha=0.5, size=0.2) +
  coord_cartesian(xlim = c(0,1), ylim=c(0,50))+
  labs(subtitle="Null-population Resample, N=1,000", x="brain-behaviour p-value", y="Frequency")+
  theme_classic()

sup_figure1 <- ggarrange(sup_os_edgeHist, sup_os_corrsHist, sup_os_pvalHist, sup_rs_edgeHist, sup_rs_corrsHist, sup_rs_pvalHist, nrow=2, ncol=3, labels=c("a","b","c","d","e","f"))


ggsave('SupFig1.png', 
       (sup_figure1),bg='transparent',  width = 30, height = 15, dpi = 900, units = "cm", device='png')

#Reporting mean and standard distribution

 fit_os_edges <- NullSample %>% as.tibble() %>% select(e1) %>% as.matrix %>% MASS::fitdistr('normal')
 
 fit_os_edges$estimate

 
 fit_rs_edges <- NullPopulationOut$example %>% as.tibble() %>% select(e1) %>% as.matrix %>% MASS::fitdistr('normal')
 
 fit_rs_edges$estimate
 
  fit_os_corrs <- NScorrs %>% MASS::fitdistr('normal')
 
 fit_os_corrs$estimate

 
 fit_rs_corrs <- NullPopulationOut$corrs %>% MASS::fitdistr('normal')
 
 fit_rs_corrs$estimate
## ---- chunk 15

supfigure2<-ggarrange(cs1_scatter,cs2_scatter, labels=c('a','b')) #see true effect simulation chunk 
ggsave('SupFig2.png', 
       (supfigure2),bg='transparent',  width = 20, height = 10, dpi = 900, units = "cm", device='png')
## ---- chunk 16

## Example of statistical errors under the null (these being biased) ## 
 
### Defining functions ###
type1_figure <- function(dataSE){

 colnames(dataSE$type1) <- thr
  
  wrangle <- dataSE$type1 %>%
    as.tibble() %>% #tibble for ggplot 
    pivot_longer(cols= colnames(dataSE$type1), names_to = 'alpha', values_to='type1') %>% #allows grouping by significance thresholds
    mutate(resize = rep(binsize[1:12], each=length(thr)), alpha=factor(alpha, levels=thr)) %>% #Add a column for resample size bins (our x-axis)
    group_by(alpha) #group_by for distinct lines.
  
  out <- wrangle %>% ggplot() + 
  geom_line(aes(x=resize, y=type1, colour=alpha)) + 
  theme_classic() + 
  scale_y_continuous(limits=c(0,1),breaks=c(0,0.1,0.2, 0.3, 0.4, 0.5, 0.6, 0.7,0.8,0.9,1), labels=c('0%','10%','20%','30%','40%','50%', '60%', '70%', '80%','90%','100%'))+ 
  scale_x_continuous(breaks=binsize, trans='log10') + scale_fill_discrete(labels=thr) + 
    labs(subtitle = 'False Positives (Type I)', y='Type I error rate', x='Resample size (log scale)', colour='\U003B1') +
  scale_colour_brewer(palette='Blues', labels=c(expression(paste(0.05))," "," "," "," ",expression(paste(10^{-7}))))+ 
  guides(colour = guide_coloursteps(even.steps=TRUE, show.limits=FALSE,direction= 'horizontal',reverse=0, barheight = unit(0.3, "cm"), barwidth=unit(2.1,"cm"),label.position='top', title.position="top", title="\U003B1 (threshold)"))+
    theme(legend.position=c(0.17,0.35))

  return(out)
}

type2_figure <- function(dataSE){

 colnames(dataSE$type2) <- thr
  
  wrangle <- dataSE$type2 %>%
    as.tibble() %>% #tibble for ggplot 
    pivot_longer(cols= colnames(dataSE$type2), names_to = 'alpha', values_to='type2') %>% #allows grouping by significance thresholds
    mutate(resize = rep(binsize[1:12], each=length(thr)), alpha=factor(alpha, levels=thr)) %>% #Add a column for resample size bins (our x-axis)
    group_by(alpha) #group_by for distinct lines.
  
  out <- wrangle %>% ggplot() + 
  geom_line(aes(x=resize, y=type2, colour=alpha)) + 
  theme_classic() + 
  scale_y_continuous(limits=c(0,1),breaks=c(0,0.1,0.2, 0.3, 0.4, 0.5, 0.6, 0.7,0.8,0.9,1), labels=c('0%','10%','20%','30%','40%','50%', '60%', '70%', '80%','90%','100%'))+ 
  scale_x_continuous(breaks=binsize, trans='log10') + scale_fill_discrete(labels=thr) + 
    labs(subtitle = 'False Negatives (Type II)', y='Type II error rate', x='Resample size (log scale)', colour='\U003B1') +
  scale_colour_brewer(palette='Blues', labels=c(expression(paste(0.05))," "," "," "," ",expression(paste(10^{-7}))))+ 
  guides(colour = guide_coloursteps(even.steps=TRUE, show.limits=FALSE,direction= 'horizontal',reverse=0, barheight = unit(0.3, "cm"), barwidth=unit(2.1,"cm"),label.position='top', title.position="top", title="\U003B1 (threshold)"))+
    theme(legend.position=c(0.17,0.35))

  return(out)
}

typeS_figure <- function(dataSE){

  
  wrangle <- dataSE$typeS[,1] %>%
    as.tibble() %>% 
    mutate(resize = rep(binsize[1:12]))
  
  out <- wrangle %>% ggplot() + 
  geom_point(aes(x=resize, y=value)) +
  geom_line(aes(x=resize, y=value)) + 
  theme_classic() + 
  scale_y_continuous(limits=c(0,1),breaks=c(0,0.1,0.2, 0.3, 0.4, 0.5, 0.6, 0.7,0.8,0.9,1), labels=c('0%','10%','20%','30%','40%','50%', '60%', '70%', '80%','90%','100%'))+ 
  scale_x_continuous(breaks=binsize, trans='log10') + 
    scale_fill_discrete(labels=thr) + 
    labs(subtitle='Sign error (Type S; unthresholded)', y='Sign error rate', x='Resample size (log scale)', colour='\U003B1')

  return(out)
}

typeM_figure <- function(dataSE){
  
  ## first we turn the nBins X nThr X nMag matrix into an (nBins*nMag) X nThr matrix:
  longer<- rbind(dataSE$typeM[,,1],dataSE$typeM[,,2], dataSE$typeM[,,3])
  colnames(longer) <- thr
  
  wrangle <- longer[,1:2] %>%
    as.tibble() %>% #tibble for ggplot 
    mutate(resize = rep(binsize[1:length(binsize)], length(mag)), magnitude = rep(as.factor(mag[1:3]), each=length(binsize))) %>%
    pivot_longer(cols= colnames(longer[,1:2]), names_to = 'alpha', values_to='typeM') %>% #allows grouping by significance thresholds and magnitude of inflation
    group_by(alpha, magnitude) #group_by for distinct lines.
  
  out <- wrangle %>% ggplot() + 
  geom_point(aes(x=resize, y=typeM, colour=magnitude))+
  geom_line(aes(x=resize, y=typeM, colour=magnitude, linetype=alpha)) + 
  scale_y_continuous(limits=c(0,1),breaks=c(0,0.1,0.2, 0.3, 0.4, 0.5, 0.6, 0.7,0.8,0.9,1), labels=c('0%','10%','20%','30%','40%','50%', '60%', '70%', '80%','90%','100%'))+ 
  scale_x_continuous(breaks=binsize, trans='log10') + scale_fill_discrete(labels=thr) + 
    labs(subtitle = 'Inflation (Type M)', y='Inflated Correlation', x='Resample size (log scale)', colour='Magnitude of inflation', linetype = '\U003B1 (threshold)') +
    scale_linetype_manual(values=c('dashed','solid'), labels=c('P < 0.01','P < 0.05'))+
  scale_colour_brewer(palette='Purples', labels=c('50%','100%', '200%'))+ 
    theme_classic() + 
    theme(legend.position=c(0.22,0.35), legend.key.height = unit(.25,'cm'), legend.text = element_text(size=8), legend.title = element_text(size=10))
  
  return(out)
}

repli_figure <- function(dataSE){

 colnames(dataSE$repli) <- thr
  
  wrangle <- dataSE$repli %>%
    as.tibble() %>% #tibble for ggplot 
    pivot_longer(cols= colnames(dataSE$repli), names_to = 'alpha', values_to='repli') %>% #allows grouping by significance thresholds
    mutate(resize = rep(repli_binsize, each=length(thr)), alpha=factor(alpha, levels=thr)) %>% #Add a column for resample size bins (our x-axis)
    group_by(alpha) #group_by for distinct lines.
  
  out <- wrangle %>% ggplot() + 
  geom_line(aes(x=resize, y=repli, colour=alpha)) + 
  theme_classic() + 
  scale_y_continuous(limits=c(0,1),breaks=c(0,0.1,0.2, 0.3, 0.4, 0.5, 0.6, 0.7,0.8,0.9,1), labels=c('0%','10%','20%','30%','40%','50%', '60%', '70%', '80%','90%','100%'))+ 
  scale_x_continuous(breaks=binsize, trans='log10', limits = c(25,1000)) + 
    scale_fill_discrete(labels=thr) + 
    labs(subtitle = 'Probability of replication', y='Successful replications', x='Resample size (log scale)', colour='\U003B1') +
  scale_colour_brewer(palette='Blues', labels=c(expression(paste(0.05))," "," "," "," ",expression(paste(10^{-7}))))+ 
  guides(colour = guide_coloursteps(even.steps=TRUE, show.limits=FALSE,direction= 'horizontal',reverse=0, barheight = unit(0.3, "cm"), barwidth=unit(2.1,"cm"),label.position='top', title.position="top", title="\U003B1 (threshold)"))+
    theme(legend.position=c(0.17,0.35))

  return(out)
}



### Graphs ###
NStype1 <- type1_figure(NullSampleSE)

NStype2 <- type2_figure(NullSampleSE)

NStypeS <- typeS_figure(NullSampleSE)

NStypeM <- typeM_figure(NullSampleSE)

NSrepli <- repli_figure(NullSampleSE)

supfigure3<-ggarrange(NStype2, NStypeM, NStypeS, NSpower, NSrepli, NStype1,  nrow=2, ncol=3, labels=c('a','b','c','d', 'e', 'f'))

ggsave('SupFig3.png', 
       (supfigure3),bg='transparent',  width = 32, height = 16, dpi = 900, units = "cm", device='png')
## ---- chunk 17
## Here we plot a graph for the expected proportion of duplicates given the combinatorical solution, as well as a few 'empirical' samples showing the observed proportions of duplicates when empirically resampling with replacement.

#Example 'empirical' resampling at the binsizes

#Initialising arrays
P <- c()
r <- c()
tempP <- c()
tempr <- c()

for(b in 1:length(binsize)){
  for (i in 1:iter){
    idx <- sample(c(1:nSample), binsize[b], replace=TRUE)  
    tempP[i] <- 1-length(unique(idx))/length(idx)
    tempr[i] <- binsize[b]
}
  P<-cbind(P,t(tempP))
  r<-cbind(r,t(tempr))
}

empirical <-rbind(r,P) %>% t() %>% as.tibble()

#We plot the 'theoretical' curve, based on combinatorical analysis.

theoretical <- function(x) (1-1000/x*(1-(1-1/1000)^x))
  
Afig2 <- ggplot()+ 
  geom_point(data=empirical, aes(x=V1, y=V2), colour=4, alpha=0.1) +
  geom_function(fun = theoretical)+
  geom_hline(yintercept = 1/2.718281828, linetype="dashed") +
  geom_text(aes(0,1/2.718281828,label = "1/e ≈ 36.8%", vjust = -1, hjust=0)) +
  theme_bw() + 
    scale_x_continuous(limits=c(0,2000),breaks=c(0,200,500, 1000, 1500,2000), labels=c('0%','20%','50%','100%','150%','200%')) +
  scale_y_continuous(limits=c(0,.6),breaks=c(0,0.1,0.2, 0.3, 0.4, 0.5, 0.6), labels=c('0%','10%','20%','30%','40%','50%', '60%')) +
  xlab('Resample size as percentage of original sample size')+
  ylab('Proportion of duplicates')

Afig2

ggsave('Afig2.png', 
       (Afig2),bg='transparent',  width = 15, height = 10, dpi = 900, units = "cm", device='png')
